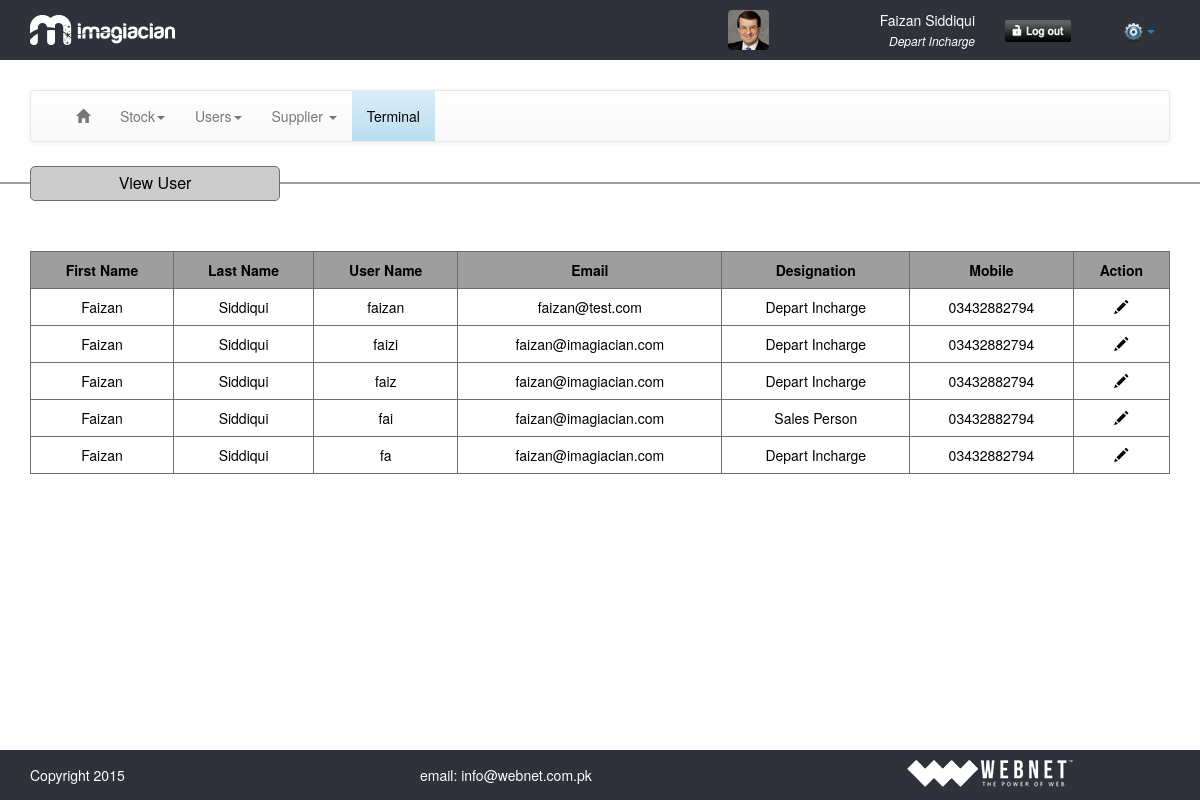
/view_user.php (signed in), run on the app's committed database.
### tables this page shows
CREATE TABLE IF NOT EXISTS `users` (
  `id` int(11) NOT NULL,
  `fname` varchar(32) NOT NULL,
  `lname` varchar(32) NOT NULL,
  `email` varchar(64) NOT NULL,
  `login` varchar(32) NOT NULL,
  `password` varchar(256) NOT NULL,
  `mobile` varchar(32) NOT NULL,
  `phone` varchar(32) NOT NULL,
  `address` varchar(256) NOT NULL,
  `city` varchar(32) NOT NULL,
  `country` varchar(32) NOT NULL,
  `nic` tinytext NOT NULL,
  `dob` varchar(32) NOT NULL,
  `photo` tinytext NOT NULL,
  `designation` varchar(32) NOT NULL,
  `capabilities` tinytext NOT NULL,
  `datetime` timestamp NOT NULL DEFAULT CURRENT_TIMESTAMP
);

### common/class.database.php (called while the page is built, shortened)
<?php
class Database {
    public $_DB;
    public $_query;
    public $_select = array();
    public $_action;
    public $_table;
    public function __construct() {
        try {
            $this->_DB = new PDO('mysql:host=' . DB_HOST . ';dbname=' . DB_NAME, DB_USER, DB_PASS);
            $this->_DB->setAttribute(PDO::ATTR_ERRMODE, PDO::ERRMODE_EXCEPTION);
        } catch (PDOException $e) {
            echo 'ERROR: ' . $e->getMessage();
        }
    }
    public function query($query) {
        try {
            $this->_query = $this->_DB->prepare(filter_var($query, FILTER_SANITIZE_STRING));
            $this->_query->execute();
            $this->_select = array();
        } catch (PDOException $e) {
            $er = $e->errorInfo;
            echo '<p style="font-family:arial; background:#F00; position:absolute; z-index:10000; color:#FFF; padding:5px;">ERROR: ' . $er[2] . '</p>';
        }
    }
    public function build_query() {
        $query = $this->_action;
        if ($this->_action == 'SELECT') {
            if (!empty($this->_select)) {
                foreach ($this->_select as $column_name => $name) {
                    $query .=' ' . $column_name . ' as ' . $name . ', ';
                }
            } else {
                $query .= ' *';
            }
            $query = rtrim($query, ', ');
        }
        if ($this->_action != 'UPDATE' && $this->_action != 'INSERT') {
            $query .= ' FROM ';
        }
        $query .= $this->_table;
        $this->query($query);
    }
    public function all_results($fetch_type = PDO::FETCH_OBJ) {
        return $this->_query->fetchAll($fetch_type);
    }
    public function from($table_name, $num_rows = NULL) {
        $this->_action = 'SELECT';
        $this->_table = $table_name;
        $this->build_query();
    }
}

### classes/class.user.php (called while the page is built, shortened)
<?php
class user extends database
{
	private $table_name;
	function __construct(){
		$this->table_name = 'users';
	}
	public function get_users($ID = NULL)
	{
		$this->from($this->table_name);
		return $this->all_results();
	}
}
 ?>

### view_user.php (the view, shortened to what this page needs)
<?php require_once 'header.php'; ?>
<section>
	<hr/>
	<div class="container">
		<div class="row">
			<div class="tableHeading">
				<p class="nomargin alignCenter">View User</p>
			</div>
			<div class="col-md-12">
				<?php
				$user = new user();
				$results = $user->get_users();
				if ($results) {
				?>
				<table border="1" cellpadding="0" cellspacing="0" class="table table-hover tableView">
					<tr>
						<th>First Name</th>
						<th>Last Name</th>
						<th>User Name</th>
						<th>Email</th>
						<th>Designation</th>
						<th>Mobile</th>
						<th>Action</th>
					</tr>
						<?php
						foreach($results as $res){
						$designation = $res->designation;
						echo '<tr>';
						echo '<td>'. $res->fname .'</td>';
						echo '<td>'. $res->lname .'</td>';
						echo '<td>'. $res->login .'</td>';
						echo '<td>'. $res->email.'</td>';
						echo '<td style="text-transform: capitalize;">'. str_replace("_"," ","$designation") .'</td>';
						echo '<td>'. $res->mobile .'</td>';
						echo '<td class="alignCenter"><a href="add_user.php?id='.$res->id.'"><span class="glyphicon glyphicon-pencil"></span></a></td>';
						echo '</tr>';
						}
						?>
				</table>
				<?php
				}else{
					echo 'Error';
				}
				?>
			</div>
</section>
<?php require_once 'footer.php'; ?>

### assets/css/general.css (style rules this page uses)
a,abbr,acronym,address,applet,article,aside,audio,b,big,blockquote,body,canvas,caption,center,cite,code,dd,del,details,dfn,dialog,div,dl,dt,em,embed,fieldset,figcaption,figure,font,footer,form,h1,h2,h3,h4,h5,h6,header,hgroup,hr,html,i,iframe,img,ins,kbd,label,legend,li,mark,menu,meter,nav,object,ol,output,p,pre,progress,q,rp,rt,ruby,s,amp,section,small,span,strike,strong,sub,summary,sup,table,tbody,td,tfoot,th,thead,time,tr,tt,u,ul,var,video,xmp { margin:0; padding:0; }
body { background:#fff; color: #000 !important; }
html, body { height:100%; width:100%; }
h1, h2, h3, h4, p { margin-bottom:15px; }
hr { border: 1px solid #9f9f9f !important; }
.nomargin { margin:0px!important; }
.alignCenter { text-align:center!important; }
a, input, textarea, select, img { border:0px; outline:none; }
p { text-align:justify; }

### assets/css/style.css (style rules this page uses)
.tableView, .tableView a { color: #000 !important; text-align: center !important; }
.tableView tr th { background-color: #9e9e9e; text-align: center; font-weight: bold; }
.tableView tr td, .tableView tr th { border-top: 1px solid #6e6e6e !important; border-right: 1px solid #6e6e6e; border-left: 1px solid #6e6e6e; border-bottom: 1px solid #6e6e6e; }
.tableHeading { width: 250px; margin-top: -38px; margin-bottom: 50px; background-color: #ccc; padding: 5px 10px; font-size: 16px; border-radius: 5px; text-align: center; border: 1px solid #6E6E6E; margin-left: 15px; }

### data on the page
users: fname "Faizan", lname "Siddiqui", login "faizan", email "faizan@test.com", designation "Depart Incharge", mobile "03432882794"
users: fname "Faizan", lname "Siddiqui", login "faizi", email "faizan@imagiacian.com", designation "Depart Incharge", mobile "03432882794"
users: fname "Faizan", lname "Siddiqui", login "faiz", email "faizan@imagiacian.com", designation "Depart Incharge", mobile "03432882794"
users: fname "Faizan", lname "Siddiqui", login "fai", email "faizan@imagiacian.com", designation "Sales Person", mobile "03432882794"
users: fname "Faizan", lname "Siddiqui", login "fa", email "faizan@imagiacian.com", designation "Depart Incharge", mobile "03432882794"

### other printed values
$_SESSION['user']->first_name "Faizan"
$_SESSION['user']->last_name "Siddiqui"
str_replace("_"," ","$desig") "Depart Incharge"
